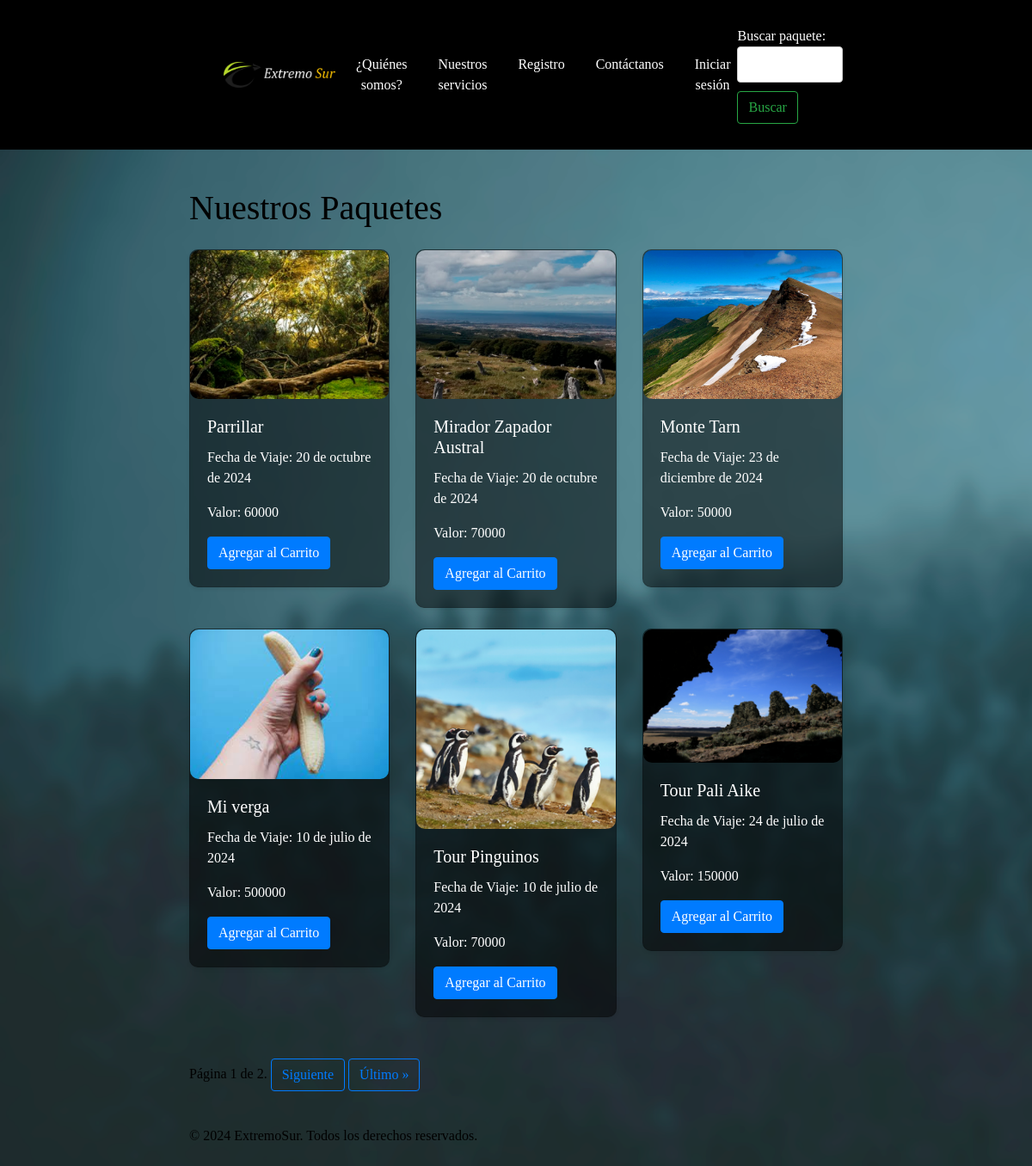
The app's page /vista_paquetes_cliente/ with its own data.
### gestionviajes/models.py (models this page shows, shortened)
class PaqueteTuristico(models.Model):
    nombre_destino = models.CharField(max_length=100)
    fecha_viaje = models.DateField()
    valor = models.IntegerField()  # Cambiado a IntegerField para no tener decimales
    imagen = models.ImageField(upload_to='imagenes_paquetes/', null=True, blank=True)

### gestionviajes/views.py (the view)
# urls.py: path('vista_paquetes_cliente/', views.vista_paquetes_cliente, name='vista_paquetes_cliente'),
def vista_paquetes_cliente(request):
    paquetes = PaqueteTuristico.objects.all()
    paginator = Paginator(paquetes, 6)  # Mostrar 10 paquetes por página
    page_number = request.GET.get('page')
    page_obj = paginator.get_page(page_number)
    return render(request, 'vista_paquetes_cliente.html', {'page_obj': page_obj})

### gestionviajes/forms.py
class BuscarPaqueteForm(forms.Form):
    query = forms.CharField(label='Buscar paquete', max_length=100)

### gestionviajes/context_processors.py (called while the page is built)
def search_form(request):
    return {'buscar_form': BuscarPaqueteForm()}

### gestionviajes/templates/vista_paquetes_cliente.html (shortened to what this page needs)
{% extends "base.html" %}
{% load static %}
{% block content %}
    <div class="container">
        <h1 class="my-4">Nuestros Paquetes</h1>
        <div class="row">
            {% for paquete in page_obj %}
                <div class="col-md-4">
                    <div class="card mb-4 shadow-sm">
                        {% if paquete.imagen %}
                            <img src="{{ paquete.imagen.url }}" class="card-img-top" alt="{{ paquete.nombre_destino }}">
                        {% else %}
                            <img src="{% static 'img/default.png' %}" class="card-img-top" alt="No Image">
                        {% endif %}
                        <div class="card-body">
                            <h5 class="card-title">{{ paquete.nombre_destino }}</h5>
                            <p class="card-text">Fecha de Viaje: {{ paquete.fecha_viaje }}</p>
                            <p class="card-text">Valor: {{ paquete.valor }}</p>
                            <a href="#" class="btn btn-primary">Agregar al Carrito</a>
                        </div>
                    </div>
                </div>
            {% endfor %}
        </div>
        <div class="pagination mt-4">
            <span class="step-links">
                <span class="current">
                    Página {{ page_obj.number }} de {{ page_obj.paginator.num_pages }}.
                </span>
                {% if page_obj.has_next %}
                    <a href="?page={{ page_obj.next_page_number }}" class="btn btn-outline-primary">Siguiente</a>
                    <a href="?page={{ page_obj.paginator.num_pages }}" class="btn btn-outline-primary">Último &raquo;</a>
                {% endif %}
            </span>
        </div>
    </div>
{% endblock %}

### gestionviajes/static/css/styles.css (style rules this page uses)
body { font-family: Cambria, Cochin, Georgia, Times, 'Times New Roman', serif; color: #000; margin: 0; padding: 0; background-image: url('/static/img/fondo.png'); background-repeat: repeat-y; background-attachment: fixed; background-size: cover; }
form label { display: block; margin-bottom: 5px; }
form input, form textarea { width: 100%; padding: 8px; margin-bottom: 10px; border: 1px solid #ccc; border-radius: 4px; box-sizing: border-box; }
.container { max-width: 800px; margin: 0 auto; padding: 20px; }
h2, .card-title, .card-text { color: #ffffff; }
.card { background-color: rgba(0, 0, 0, 0.5); color: #fff; border-radius: 10px; }
.card-title, .card-text { color: #fff; }
.card-img-top { border-radius: 10px; }

### records on screen
PaqueteTuristico: imagen (picture), nombre_destino "Parrillar", fecha_viaje "20 de octubre de 2024", valor "60000"
PaqueteTuristico: imagen (picture), nombre_destino "Mirador Zapador Austral", fecha_viaje "20 de octubre de 2024", valor "70000"
PaqueteTuristico: imagen (picture), nombre_destino "Monte Tarn", fecha_viaje "23 de diciembre de 2024", valor "50000"
PaqueteTuristico: imagen (picture), nombre_destino "Mi verga", fecha_viaje "10 de julio de 2024", valor "500000"
PaqueteTuristico: imagen (picture), nombre_destino "Tour Pinguinos", fecha_viaje "10 de julio de 2024", valor "70000"
PaqueteTuristico: imagen (picture), nombre_destino "Tour Pali Aike", fecha_viaje "24 de julio de 2024", valor "150000"

### other values on screen
{{ buscar_form.query.label_tag }} "Buscar paquete:"
{{ page_obj.number }} "1"
{{ page_obj.paginator.num_pages }} "2"
